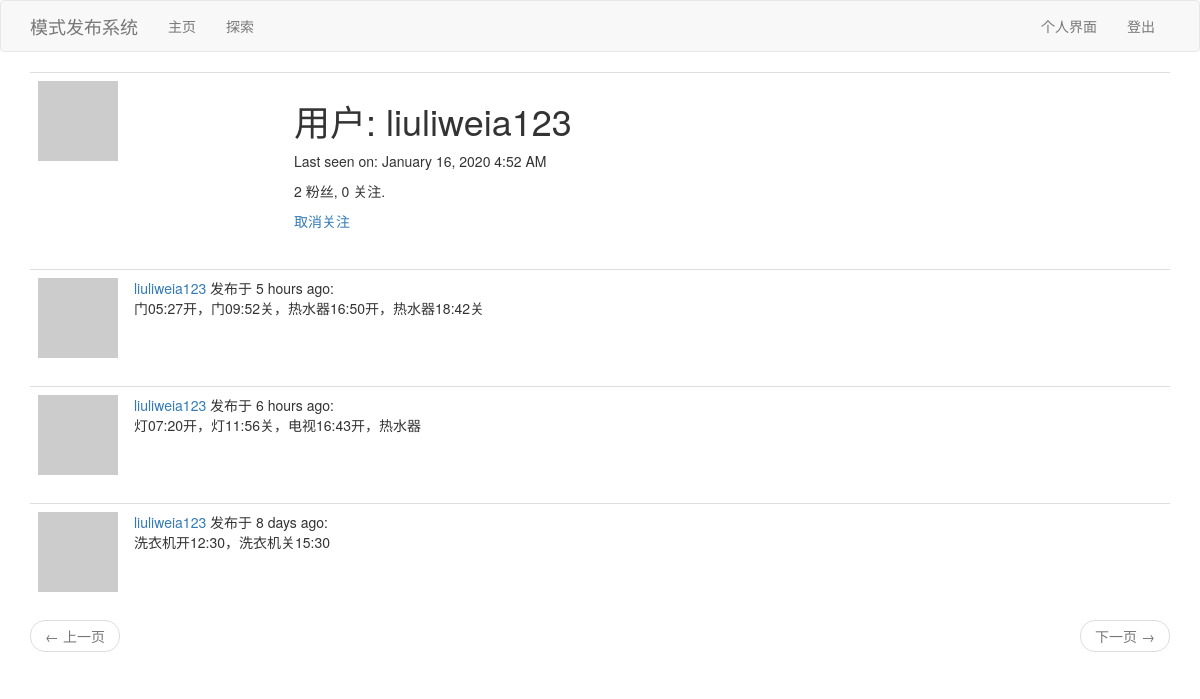
/user/liuliweia123 (signed in), run on the app's committed database.
### app/models.py (models this page shows, shortened)
class User(UserMixin, db.Model):
    id = db.Column(db.Integer, primary_key=True)
    username = db.Column(db.String(64), index=True, unique=True)
    email = db.Column(db.String(120), index=True, unique=True)
    password_hash = db.Column(db.String(128))
    posts = db.relationship('Post', backref='author', lazy='dynamic')
    about_me = db.Column(db.String(140))
    last_seen = db.Column(db.DateTime, default=datetime.utcnow)
    followed = db.relationship(
        'User', secondary=followers,
        primaryjoin=(followers.c.follower_id == id),
        secondaryjoin=(followers.c.followed_id == id),
        backref=db.backref('followers', lazy='dynamic'), lazy='dynamic')
    def avatar(self, size):
        digest = md5(self.email.lower().encode('utf-8')).hexdigest()
        return 'https://www.gravatar.com/avatar/{}?d=identicon&s={}'.format(
            digest, size)
    def is_following(self, user):
        return self.followed.filter(
            followers.c.followed_id == user.id).count() > 0

class Post(db.Model):
    id = db.Column(db.Integer, primary_key=True)
    body = db.Column(db.String(140))
    timestamp = db.Column(db.DateTime, index=True, default=datetime.utcnow)
    user_id = db.Column(db.Integer, db.ForeignKey('user.id'))
    language = db.Column(db.String(5))

### app/routes.py (the view)
@app.route('/user/<username>')
@login_required
def user(username):
    user = User.query.filter_by(username=username).first_or_404()
    page = request.args.get('page', 1, type=int)
    posts = user.posts.order_by(Post.timestamp.desc()).paginate(
        page, app.config['POSTS_PER_PAGE'], False)
    next_url = url_for('user', username=user.username, page=posts.next_num) \
        if posts.has_next else None
    prev_url = url_for('user', username=user.username, page=posts.prev_num) \
        if posts.has_prev else None
    return render_template('user.html', user=user, posts=posts.items,
                           next_url=next_url, prev_url=prev_url)

### app/models.py (called while the page is built)
@login.user_loader
def load_user(id):
    return User.query.get(int(id))

### app/routes.py (called while the page is built)
@app.before_request
def before_request():
    if current_user.is_authenticated:
        current_user.last_seen = datetime.utcnow()
        db.session.commit()

### app/templates/user.html (shortened to what this page needs)
{% extends "base.html" %}
{% block app_content %}
    <table class="table table-hover">
        <tr>
            <td width="256px"><img src="{{ user.avatar(256) }}"></td>
            <td>
                <h1>用户: {{ user.username }}</h1>
                {% if user.last_seen %}
                <p>Last seen on: {{ moment(user.last_seen).format('LLL') }}</p>
                {% endif %}
                <p>{{ user.followers.count() }} 粉丝, {{ user.followed.count() }} 关注.</p>
                {% if user == current_user %}
                <p><a href="{{ url_for('edit_profile') }}">编辑你的个人资料</a></p>
                {% elif not current_user.is_following(user) %}
                <p><a href="{{ url_for('follow', username=user.username) }}">关注</a></p>
                {% else %}
                <p><a href="{{ url_for('unfollow', username=user.username) }}">取消关注</a></p>
                {% endif %}
            </td>
        </tr>
    </table>
    {% for post in posts %}
        {% include '_post.html' %}
    {% endfor %}
    <nav aria-label="...">
        <ul class="pager">
            <li class="previous{% if not prev_url %} disabled{% endif %}">
                <a href="{{ prev_url or '#' }}">
                    <span aria-hidden="true">&larr;</span> 上一页
                </a>
            </li>
            <li class="next{% if not next_url %} disabled{% endif %}">
                <a href="{{ next_url or '#' }}">
                    下一页 <span aria-hidden="true">&rarr;</span>
                </a>
            </li>
        </ul>
    </nav>
{% endblock %}

### app/templates/_post.html
    <table class="table table-hover">
        <tr>
            <td width="70px">
                <a href="{{ url_for('user', username=post.author.username) }}">
                    <img src="{{ post.author.avatar(70) }}" />
                </a>
            </td>
            <td>
                <a href="{{ url_for('user', username=post.author.username) }}">
                    {{ post.author.username }}
                </a>
                发布于 {{ moment(post.timestamp).fromNow() }}:
                <br>
                {{ post.body }}
            </td>
        </tr>
    </table>

### data on the page
User: username "liuliweia123", last_seen "January 16, 2020 4:52 AM"
Post: author.username "liuliweia123", timestamp "5 hours ago", body "门05:27开，门09:52关，热水器16:50开，热水器18:42关"
Post: author.username "liuliweia123", timestamp "6 hours ago", body "灯07:20开，灯11:56关，电视16:43开，热水器"
Post: author.username "liuliweia123", timestamp "8 days ago", body "洗衣机开12:30，洗衣机关15:30"

### other printed values
{{ user.followers.count() }} "2"
{{ user.followed.count() }} "0"
